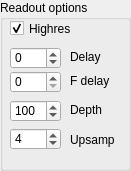
      <widget class="QGroupBox" name="readoutgroupBox">
       <property name="geometry">
        <rect>
         <x>130</x>
         <y>420</y>
         <width>131</width>
         <height>171</height>
        </rect>
       </property>
       <property name="font">
        <font>
         <family>Arial</family>
        </font>
       </property>
       <property name="title">
        <string>Readout options</string>
       </property>
       <widget class="QCheckBox" name="highresCheck">
        <property name="geometry">
         <rect>
          <x>10</x>
          <y>20</y>
          <width>70</width>
          <height>17</height>
         </rect>
        </property>
        <property name="font">
         <font>
          <family>Arial</family>
         </font>
        </property>
        <property name="toolTip">
         <string>Average samples at lower timebases (time factor &gt; 0)</string>
        </property>
        <property name="text">
         <string>Highres</string>
        </property>
        <property name="checked">
         <bool>true</bool>
        </property>
       </widget>
       <widget class="QLabel" name="label_17">
        <property name="geometry">
         <rect>
          <x>70</x>
          <y>73</y>
          <width>51</width>
          <height>16</height>
         </rect>
        </property>
        <property name="font">
         <font>
          <family>Arial</family>
         </font>
        </property>
        <property name="text">
         <string>F delay</string>
        </property>
       </widget>
       <widget class="QSpinBox" name="tadBox">
        <property name="geometry">
         <rect>
          <x>10</x>
          <y>71</y>
          <width>51</width>
          <height>22</height>
         </rect>
        </property>
        <property name="font">
         <font>
          <family>Arial</family>
         </font>
        </property>
        <property name="toolTip">
         <string>Fine ADC delay</string>
        </property>
        <property name="suffix">
         <string/>
        </property>
        <property name="minimum">
         <number>0</number>
        </property>
        <property name="maximum">
         <number>255</number>
        </property>
        <property name="singleStep">
         <number>5</number>
        </property>
        <property name="value">
         <number>0</number>
        </property>
       </widget>
       <widget class="QLabel" name="label_19">
        <property name="geometry">
         <rect>
          <x>70</x>
          <y>49</y>
          <width>51</width>
          <height>16</height>
         </rect>
        </property>
        <property name="font">
         <font>
          <family>Arial</family>
         </font>
        </property>
        <property name="text">
         <string>Delay</string>
        </property>
       </widget>
       <widget class="QSpinBox" name="ToffBox">
        <property name="geometry">
         <rect>
          <x>10</x>
          <y>47</y>
          <width>51</width>
          <height>22</height>
         </rect>
        </property>
        <property name="font">
         <font>
          <family>Arial</family>
         </font>
        </property>
        <property name="toolTip">
         <string>Course delay of waveform (samples)</string>
        </property>
        <property name="accelerated">
         <bool>true</bool>
        </property>
        <property name="suffix">
         <string/>
        </property>
        <property name="minimum">
         <number>-1000</number>
        </property>
        <property name="maximum">
         <number>1000</number>
        </property>
        <property name="value">
         <number>0</number>
        </property>
       </widget>
       <widget class="QSpinBox" name="depthBox">
        <property name="geometry">
         <rect>
          <x>10</x>
          <y>100</y>
          <width>51</width>
          <height>22</height>
         </rect>
        </property>
        <property name="font">
         <font>
          <family>Arial</family>
         </font>
        </property>
        <property name="toolTip">
         <string>Memory depth / 40</string>
        </property>
        <property name="suffix">
         <string/>
        </property>
        <property name="minimum">
         <number>10</number>
        </property>
        <property name="maximum">
         <number>1000</number>
        </property>
        <property name="singleStep">
         <number>10</number>
        </property>
        <property name="value">
         <number>100</number>
        </property>
       </widget>
       <widget class="QLabel" name="label_20">
        <property name="geometry">
         <rect>
          <x>70</x>
          <y>102</y>
          <width>51</width>
          <height>16</height>
         </rect>
        </property>
        <property name="font">
         <font>
          <family>Arial</family>
         </font>
        </property>
        <property name="text">
         <string>Depth</string>
        </property>
       </widget>
       <widget class="QSpinBox" name="resampBox">
        <property name="geometry">
         <rect>
          <x>10</x>
          <y>128</y>
          <width>51</width>
          <height>22</height>
         </rect>
        </property>
        <property name="font">
         <font>
          <family>Arial</family>
         </font>
        </property>
        <property name="toolTip">
         <string>Number of points per sample via sinc interpolation</string>
        </property>
        <property name="suffix">
         <string/>
        </property>
        <property name="minimum">
         <number>0</number>
        </property>
        <property name="maximum">
         <number>16</number>
        </property>
        <property name="singleStep">
         <number>2</number>
        </property>
        <property name="value">
         <number>4</number>
        </property>
       </widget>
       <widget class="QLabel" name="label_21">
        <property name="geometry">
         <rect>
          <x>70</x>
          <y>130</y>
          <width>51</width>
          <height>20</height>
         </rect>
        </property>
        <property name="font">
         <font>
          <family>Arial</family>
         </font>
        </property>
        <property name="text">
         <string>Upsamp</string>
        </property>
       </widget>
      </widget>
